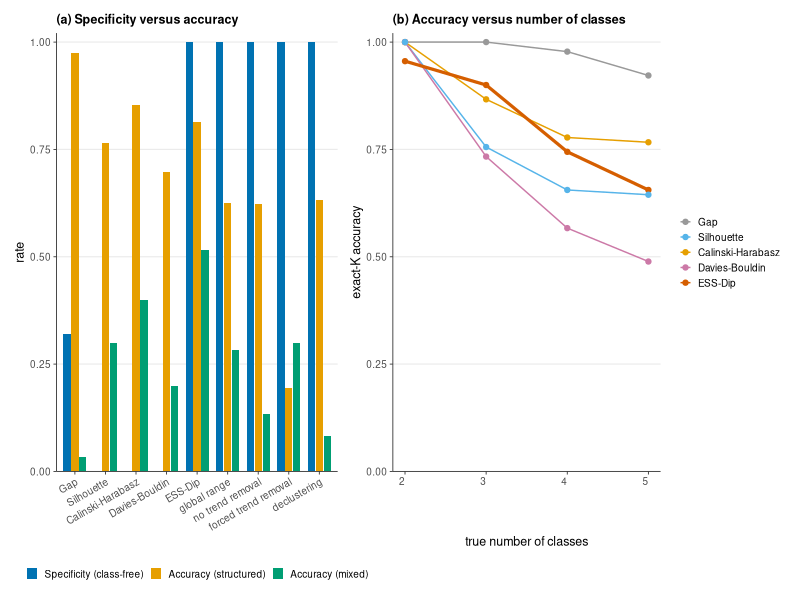
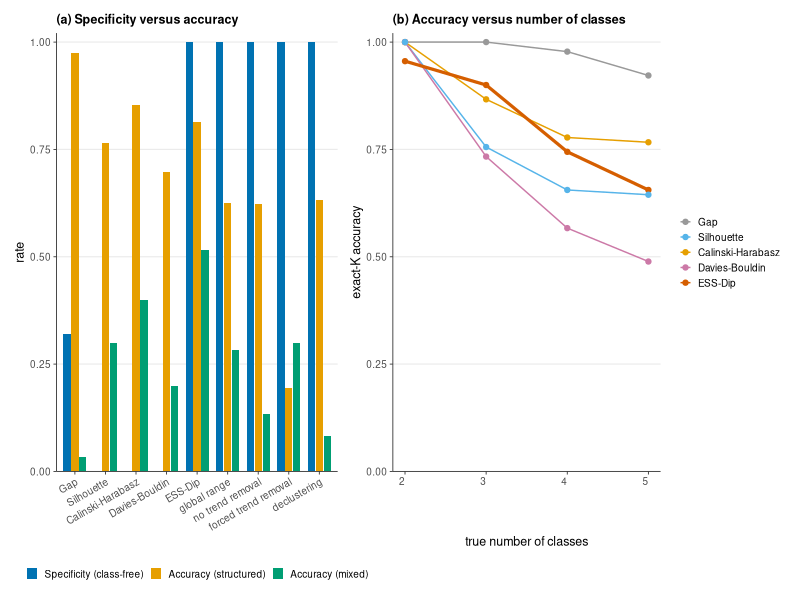

Write R code to recreate these figures, in order.
#!/usr/bin/env Rscript
# Figure 1 for the manuscript: specificity-vs-accuracy and accuracy-vs-K.
# Reads the benchmark CSV, relabels methods to the paper's nomenclature,
# and writes a publication-quality two-panel figure (PNG + PDF).

suppressPackageStartupMessages({
  library(readr); library(dplyr); library(tidyr)
  library(ggplot2); library(patchwork)
})

bench <- read_csv("../../experiments/results/bench.csv", show_col_types = FALSE) |>
  mutate(correct = k_hat == truth_k)

lbl <- c(classical_gap = "Gap", silhouette = "Silhouette",
         calinski_harabasz = "Calinski-Harabasz", davies_bouldin = "Davies-Bouldin",
         ess_dip_local = "ESS-Dip", ess_dip_adaptive = "global range",
         ess_dip = "no trend removal", ess_dip_detrend = "forced trend removal",
         decluster_dip = "declustering")
ord <- c("Gap", "Silhouette", "Calinski-Harabasz", "Davies-Bouldin", "ESS-Dip",
         "global range", "no trend removal", "forced trend removal", "declustering")
recode_m <- function(x) factor(unname(lbl[x]), levels = ord)

## ---- panel A: the three regime scores per method ------------------------
specA <- bench |> filter(kind %in% c("null", "trend")) |>
  group_by(method) |> summarise(value = mean(correct), .groups = "drop") |>
  mutate(metric = "Specificity (class-free)")
strA <- bench |> filter(kind == "struct") |>
  group_by(method) |> summarise(value = mean(correct), .groups = "drop") |>
  mutate(metric = "Accuracy (structured)")
mixA <- bench |> filter(kind == "mixed") |>
  group_by(method) |> summarise(value = mean(correct), .groups = "drop") |>
  mutate(metric = "Accuracy (mixed)")
dfA <- bind_rows(specA, strA, mixA) |>
  mutate(method = recode_m(method),
         metric = factor(metric, levels = c("Specificity (class-free)",
                          "Accuracy (structured)", "Accuracy (mixed)")))

pal3 <- c("Specificity (class-free)" = "#0072B2",
          "Accuracy (structured)"    = "#E69F00",
          "Accuracy (mixed)"         = "#009E73")

base_theme <- theme_minimal(base_size = 9) +
  theme(panel.grid.minor = element_blank(),
        panel.grid.major.x = element_blank(),
        axis.line = element_line(linewidth = 0.3, colour = "grey20"),
        axis.ticks = element_line(linewidth = 0.3, colour = "grey20"),
        legend.position = "bottom", legend.title = element_blank(),
        legend.key.size = unit(9, "pt"),
        plot.title = element_text(size = 9, face = "bold"),
        axis.text.x = element_text(angle = 30, hjust = 1))

pA <- ggplot(dfA, aes(method, value, fill = metric)) +
  geom_col(position = position_dodge(width = 0.78), width = 0.72) +
  scale_fill_manual(values = pal3) +
  scale_y_continuous(limits = c(0, 1.001), expand = expansion(c(0, 0.02))) +
  labs(title = "(a) Specificity versus accuracy", x = NULL, y = "rate") +
  base_theme

## ---- panel B: exact-K accuracy vs true K (structured) -------------------
keepB <- c("Gap", "Silhouette", "Calinski-Harabasz", "Davies-Bouldin", "ESS-Dip")
dfB <- bench |> filter(kind == "struct") |>
  group_by(method, k_true) |> summarise(acc = mean(correct), .groups = "drop") |>
  mutate(method = recode_m(method)) |>
  filter(method %in% keepB) |> mutate(method = factor(method, levels = keepB))

palB <- c("Gap" = "#999999", "Silhouette" = "#56B4E9",
          "Calinski-Harabasz" = "#E69F00", "Davies-Bouldin" = "#CC79A7",
          "ESS-Dip" = "#D55E00")

pB <- ggplot(dfB, aes(k_true, acc, colour = method)) +
  geom_line(aes(linewidth = method == "ESS-Dip")) +
  geom_point(size = 1.5) +
  scale_colour_manual(values = palB) +
  scale_linewidth_manual(values = c(`FALSE` = 0.5, `TRUE` = 1.1), guide = "none") +
  scale_y_continuous(limits = c(0, 1.001), expand = expansion(c(0, 0.02))) +
  scale_x_continuous(breaks = 2:5) +
  labs(title = "(b) Accuracy versus number of classes",
       x = "true number of classes", y = "exact-K accuracy") +
  base_theme +
  theme(axis.text.x = element_text(angle = 0),
        legend.position = "right",
        legend.key.height = unit(11, "pt"))

fig <- pA + pB + plot_layout(widths = c(1.05, 1))

ggsave("benchmark.png", fig, width = 7.2, height = 3.2, dpi = 300, bg = "white")
ggsave("benchmark.pdf", fig, width = 7.2, height = 3.2, bg = "white")
cat("wrote benchmark.png / benchmark.pdf\n")
